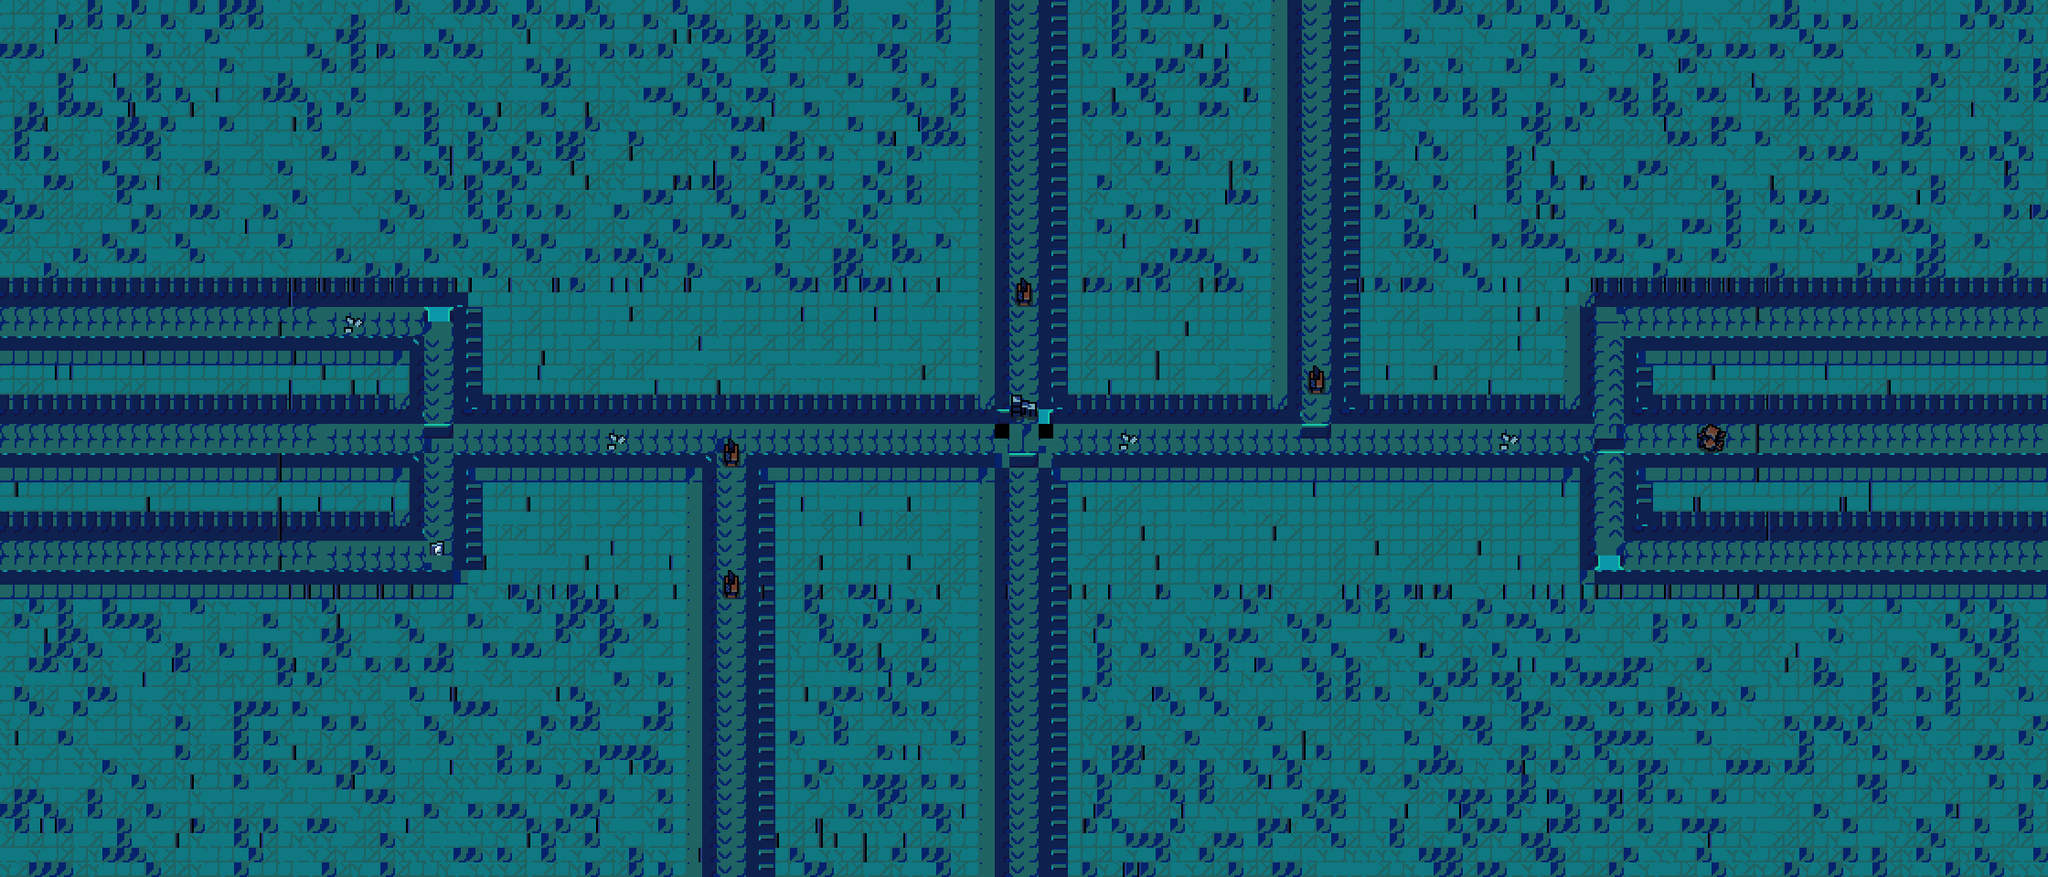

This is a level from a 2D game, rendered from its Tiled map with the project's own tilesets. A one-line summary and the map file follow, with tile-layer data summarised:
An orthogonal 140x60 tile map with 16x16 px tiles, 2 tile layers (Chan, Obstáculos), 2 tilesets.

<map version="1.8" tiledversion="1.8.2" orientation="orthogonal" renderorder="right-down" width="140" height="60" tilewidth="16" tileheight="16" infinite="0" nextlayerid="4" nextobjectid="1">
 <editorsettings>
  <export target="../res/levels/level2.csv" format="csv" />
 </editorsettings>
 <tileset firstgid="1" source="tileset_arranged.tsx" />
 <tileset firstgid="257" source="obstacles-and-objects.tsx" />
 <layer id="1" name="Chan" width="140" height="60" locked="1">
  <data>[8400 cells, 8400 non-empty, 45 distinct tile ids]</data>
 </layer>
 <layer id="3" name="Obstáculos" width="140" height="60">
  <data>[8400 cells, 664 non-empty, 29 distinct tile ids]</data>
 </layer>
</map>